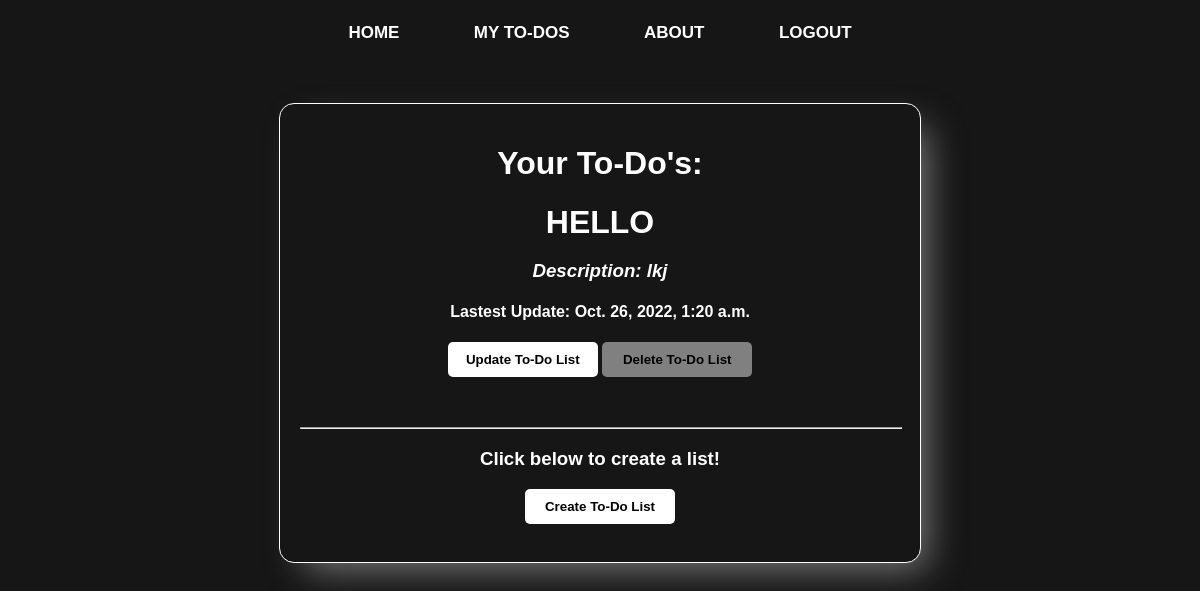
Page /lists/myList/ (signed in) on the earlier database version.
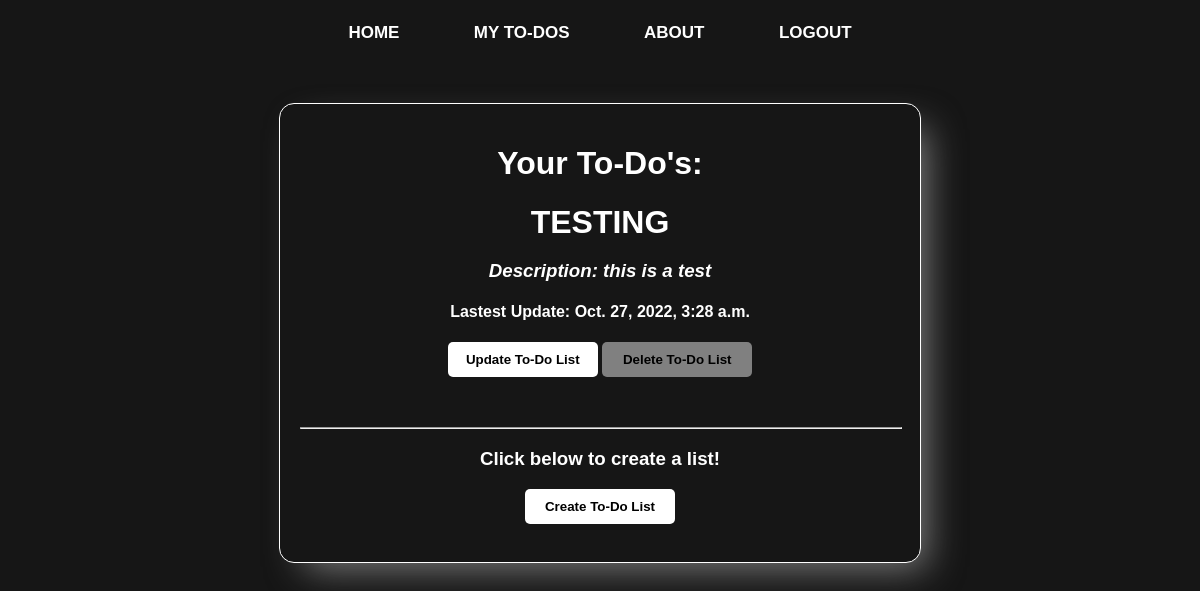
Same page on the later database version.
### lists/models.py (models this page shows, shortened)
class List(models.Model):
    name = models.CharField(max_length=100,unique=True)
    description = models.TextField(max_length=100,blank=True)
    created_at = models.DateTimeField(auto_now_add=True)
    updated_at = models.DateTimeField(auto_now=True)
    user = models.ForeignKey(User,related_name='lists',on_delete=models.CASCADE)
    class Meta:
        ordering = ['name']
    def get_absolute_url(self):
        return reverse("lists:list-detail", kwargs={"pk": self.pk})

### lists/views.py (the view)
# urls.py: path('myList/',views.ListLists.as_view(),name='show-list'),
class ListLists(LoginRequiredMixin,generic.ListView):
    model = List
    template_name = 'lists/list_lists.html'
    login_url = 'accounts:login'
    context_object_name = 'current_lists'
    def get_queryset(self):
        qs = super().get_queryset()
        return qs.filter(user = self.request.user)

### lists/templates/lists/list_lists.html
{% extends 'base.html' %}
{% block content %}
<div class='center-content'>
<h1> Your To-Do's: </h1>
{% for list in current_lists %}
    <div class='list-boxes'>
        <a class='todo-names' href="{{ list.get_absolute_url }}"><h1>{{list.name}}</h1></a>
        <h3 style='font-style: italic;'>Description: {{list.description}}</h3>
        <h4>Lastest Update: {{list.updated_at}}</h4>
        <a href="{% url 'lists:update-list' pk=list.pk %}"><button class='update-buttons'>Update To-Do List</button></a>
        <a href="{% url 'lists:delete-list' pk=list.pk %}"><button class='delete-buttons'>Delete To-Do List</button></a>
    </div>
{% empty %}
    <h2>Currently, you do not have any To-Do's<h2>
{% endfor %}
<hr style='width: 100%; margin-top: 50px;'>
<h3> Click below to create a list! <h3>
    <a href="{% url 'lists:create-list'%}"><button class='create-buttons'>Create To-Do List</button></a>
</div>
{% endblock %}

Differences in the rows shown:
removed List: name "HELLO", description "lkj", updated_at "Oct. 26, 2022, 1:20 a.m."
added List: name "TESTING", description "this is a test", updated_at "Oct. 27, 2022, 3:28 a.m."
